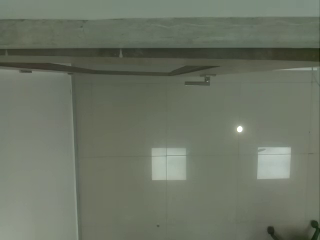
#> input picture frame 29 of api/videos/filename_1.mp4, 320 x 240 px, given in place of video-4.mp4, which was not available
$ jupyter execute --allow-errors 'model tracking-Test Mode.ipynb'   (older library calls are emulated)   (text cells are left out)
#> lines starting #> are read from the running program, lines starting #| are printed output that depends on the picture; after the words box and inside, x2 and y2 are one past the last pixel; in counts of white or black regions, pixels touching at a corner belong together; pictures that were not available may be replaced by others from this repository, and a replacement may not be noted
[cell 1]
## todo fix classes and labels code in detection.py
##tflite tends to give garbage classes to null detections

[cell 2]
import os
from streamutils import *
from matplotlib import pyplot as plt

def adjust_gamma(image, gamma=1.0):
	# build a lookup table mapping the pixel values [0, 255] to
	# their adjusted gamma values
	invGamma = 1.0 / gamma
	table = np.array([((i / 255.0) ** invGamma) * 255
		for i in np.arange(0, 256)]).astype("uint8")
	# apply gamma correction using the lookup table
	return cv2.LUT(image, table)

def anonymize_face_pixelate(image, blocks=3):
	# divide the input image into NxN blocks
	(h, w) = image.shape[:2]
	xSteps = np.linspace(0, w, blocks + 1, dtype="int")
	ySteps = np.linspace(0, h, blocks + 1, dtype="int")
	# loop over the blocks in both the x and y direction
	for i in range(1, len(ySteps)):
		for j in range(1, len(xSteps)):
			# compute the starting and ending (x, y)-coordinates
			# for the current block
			startX = xSteps[j - 1]
			startY = ySteps[i - 1]
			endX = xSteps[j]
			endY = ySteps[i]
			# extract the ROI using NumPy array slicing, compute the
			# mean of the ROI, and then draw a rectangle with the
			# mean RGB values over the ROI in the original image
			roi = image[startY:endY, startX:endX]
			(B, G, R) = [int(x) for x in cv2.mean(roi)[:3]]
			cv2.rectangle(image, (startX, startY), (endX, endY),
				(B, G, R), -1)
	# return the pixelated blurred image
	return image


def streaming():

    config=readConfig()
    DB().createDB()

    model_kwargs=dict(config['model'])

    record=config['video']['record']
    draw=config['video']['draw']
    display=config['video']['display']
    test=config['video']['test']
    color=config['image']['color']


    #test_video=config['video']['test_video'] if test is not None else None
    test_video=config['video']['test_video'] if test else None

    schedule.every().second.do(DB().limitDB,config['db']['max_days'])

    track,detection=True,True
    if not draw:
        track,detection=False,False

    #initialize model detection
    if detection:
        det=Detection()
        det.load_model(**model_kwargs)
        resolution=det.resolution

        if track:
            motrk=MotionTracker(config['motion']['frequency'])
            trk=Tracking(resolution)

    if record:
        vid,output_path=recorder(test_video,model_kwargs['model_path'],resolution)


    for frame,fps in stream_video(test_video,resolution):
        config=readConfig()
        det_kwargs=dict(config['detection'])
        counter_kwargs=dict(config['counter'])
        track_kwargs=dict(config['tracking'])


        frame,image=det.transform_image(frame,resolution,color)


        if detection:
            if not motrk.check_count():


                    results=det.model_inference(image)

                    results=det.filter_boxes(results,**det_kwargs)

                    results=det.scale_boxes(results,resolution)

                    if config['motion']['frequency']>0:
                        motrk.start_trackers(image,results[0])

            else:

                results=motrk.update_trackers(image)


        if detection and track:

            trk.track_objects(results[0],counter_kwargs['line_points'],**track_kwargs)


            (on_update,output_data)=trk.update_counter(config['location']['capacity'],counter_kwargs['entrance'],
                                                       counter_kwargs['minutes_inactive'],
                               counter_kwargs['percent_cap'],counter_kwargs['min_wait_time'],counter_kwargs['max_wait_time'],
                               counter_kwargs['reset'])

            if on_update:

                DB().writeDbData(output_data)


        #if fps is not None:
        #    fps.stop()
        #    curr_fps=round(fps.fps(),2)
        apply_filter=True
        if apply_filter:
            frame=cv2.cvtColor(frame,cv2.COLOR_BGR2GRAY)
            frame=1-frame
            frame=adjust_gamma(frame,gamma=0.6)
            #frame=anonymize_face_pixelate(frame,110)
            frame = cv2.cvtColor(frame, cv2.COLOR_GRAY2BGR)


        if record or display:
            frame=det.draw_boxes(frame,results,det.labels)

            if track:
                frame=trk.draw_tracking(frame)

            if record:
                vid.write(frame)

            if display:
                cv2.imshow('imgs',frame)

        if cv2.waitKey(1) == ord('q'):break

        schedule.run_pending()

    if record:
        vid.release()

        output_split=os.path.splitext(output_path)
        new_output_path='{}_{:.1f}{}'.format(output_split[0],fps.fps(),output_split[-1])
        os.rename(output_path,new_output_path)


    cv2.destroyAllWindows()


streaming()
#> (the call stopped at in streaming, `config=readConfig()`: db is not available in this run)

[cell 3]
import numpy as np
import cv2
def anonymize_face_pixelate(image, blocks=3):
	# divide the input image into NxN blocks
	(h, w) = image.shape[:2]
	xSteps = np.linspace(0, w, blocks + 1, dtype="int")
	ySteps = np.linspace(0, h, blocks + 1, dtype="int")
	# loop over the blocks in both the x and y direction
	for i in range(1, len(ySteps)):
		for j in range(1, len(xSteps)):
			# compute the starting and ending (x, y)-coordinates
			# for the current block
			startX = xSteps[j - 1]
			startY = ySteps[i - 1]
			endX = xSteps[j]
			endY = ySteps[i]
			# extract the ROI using NumPy array slicing, compute the
			# mean of the ROI, and then draw a rectangle with the
			# mean RGB values over the ROI in the original image
			roi = image[startY:endY, startX:endX]
			(B, G, R) = [int(x) for x in cv2.mean(roi)[:3]]
			cv2.rectangle(image, (startX, startY), (endX, endY),
				(B, G, R), -1)
	# return the pixelated blurred image
	return image

def adjust_gamma(image, gamma=1.0):
	# build a lookup table mapping the pixel values [0, 255] to
	# their adjusted gamma values
	invGamma = 1.0 / gamma
	table = np.array([((i / 255.0) ** invGamma) * 255
		for i in np.arange(0, 256)]).astype("uint8")
	# apply gamma correction using the lookup table
	return cv2.LUT(image, table)


cap = cv2.VideoCapture('videos/video-4.mp4')

kernel = cv2.getStructuringElement(cv2.MORPH_ELLIPSE,(3,3))
fgbg = cv2.createBackgroundSubtractorMOG2()

while(1):
    ret, frame = cap.read()
#> frame is the input picture: shape (240, 320, 3); mean B, G, R 100.4, 115.3, 108


    edges = cv2.Canny(frame,50,200)
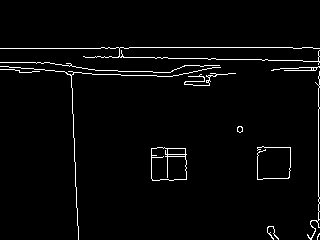
#> edges: shape (240, 320); 2.7% white in thin lines or dots, all inside (x1, y1, x2, y2) = (0, 47, 320, 240)
    gray=cv2.cvtColor(frame,cv2.COLOR_BGR2GRAY)

    #sobelx = cv2.Laplacian(gray,cv2.CV_64F)
    #sobelx =cv2.Sobel(gray,cv2.CV_64F,1,0,ksize=1)


    anonymous=anonymize_face_pixelate(gray.copy(),50)
#> after the loop in anonymize_face_pixelate, `for i in range(1, len(ySteps)):`:
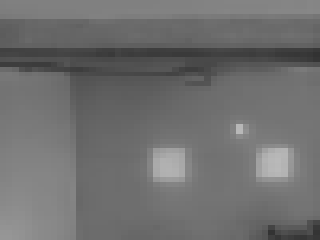
#> image: shape (240, 320); min 50, max 185, mean 110.9


    fgmask = fgbg.apply(frame)
#> fgmask: shape (240, 320); every value is 127
    fgmask = cv2.morphologyEx(fgmask, cv2.MORPH_OPEN, kernel)

    #fgmask=gray+edges


    fgmask=1-gray
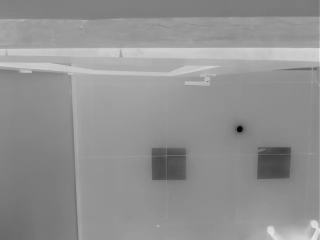
#> fgmask: shape (240, 320); min 2, max 232, mean 145.6
    fgmask=adjust_gamma(fgmask,gamma=0.5)
#> in adjust_gamma, `return cv2.LUT(image, table)`:
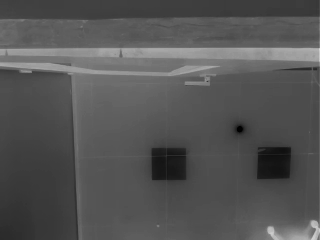
#> returned value: shape (240, 320); min 0, max 211, mean 84.5
    fgmask=anonymize_face_pixelate(fgmask,110)
    #fgmask+=anonymous

    cv2.imshow('frame',fgmask)

    k = cv2.waitKey(30) & 0xff
#> (key q is pressed here)
    if k == 27:
        break

cap.release()
cv2.destroyAllWindows()

[cell 4]
def adjust_gamma(image, gamma=1.0):
	# build a lookup table mapping the pixel values [0, 255] to
	# their adjusted gamma values
	invGamma = 1.0 / gamma
	table = np.array([((i / 255.0) ** invGamma) * 255
		for i in np.arange(0, 256)]).astype("uint8")
	# apply gamma correction using the lookup table
	return cv2.LUT(image, table)


import cv2
import numpy as np
cap = cv2.VideoCapture("videos/video-4.mp4")

ret, frame1 = cap.read()
prvs = cv2.cvtColor(frame1,cv2.COLOR_BGR2GRAY)
hsv = np.zeros_like(frame1)
hsv[...,1] = 255

while(1):
    ret, frame2 = cap.read()


    #fgmask=anonymize_face_pixelate(fgmask,110)

    next = cv2.cvtColor(frame2,cv2.COLOR_BGR2GRAY)
    next=1-next
    next=adjust_gamma(next,gamma=0.5)

    flow = cv2.calcOpticalFlowFarneback(prvs,next, None, 0.5, 3, 15, 3, 5, 1.2, 0)

    mag, ang = cv2.cartToPolar(flow[...,0], flow[...,1])
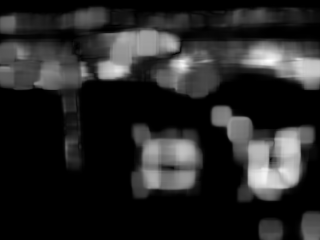
#> mag: shape (240, 320) float32; min 5.39e-19, max 45.79, mean 6.9; drawn with min black and max white
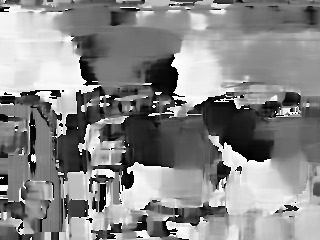
#> ang: shape (240, 320) float32; min 2.07e-05, max 6.28, mean 3.37; drawn with min black and max white
    hsv[...,0] = ang*180/np.pi/2
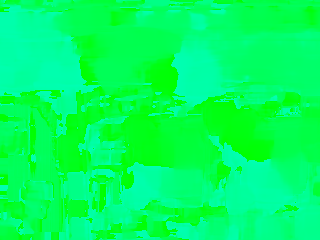
#> hsv: shape (240, 320, 3); mean of channels 0, 1, 2 95.9, 255, 0; drawn as B, G, R
    hsv[...,2] = cv2.normalize(mag,None,0,255,cv2.NORM_MINMAX)
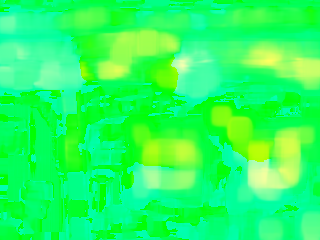
#> hsv: shape (240, 320, 3); mean of channels 0, 1, 2 95.9, 255, 38.3; drawn as B, G, R
    rgb = cv2.cvtColor(hsv,cv2.COLOR_HSV2BGR)
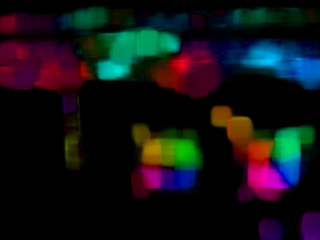
#> rgb: shape (240, 320, 3); mean B, G, R 21.5, 18.3, 18

    rgb=cv2.cvtColor(next,cv2.COLOR_GRAY2BGR)#+rgb

    cv2.imshow('frame2',rgb)
    k = cv2.waitKey(30) & 0xff
#> (key q is pressed here)
    if k == 27:
        break
    elif k == ord('s'):
        cv2.imwrite('opticalfb.png',frame2)
        cv2.imwrite('opticalhsv.png',rgb)
    prvs = next

cap.release()
cv2.destroyAllWindows()

[cell 5]
## For converting mobnet3 to a valid inference graph
2**16

[cell 6]
resolution=(640,480)
angle=0

line_points=[[0, int(2*(resolution[1]/5))-angle],[resolution[0], int(2*(resolution[1]/5))+angle]]
line_points[0][0]=line_points[0][0]/resolution[0]
line_points[0][1]=line_points[0][1]/resolution[1]
line_points[1][0]=line_points[1][0]/resolution[0]
line_points[1][1]=line_points[1][1]/resolution[1]
line_points

#> (a cell that did not finish here is left out)

[cell 8]
68.667/18

[cell 9]
3.81*18

[cell 10]
18/68.667

[cell 11]
ls=[0,1]
for l in zip(ls,ls):
    print(l)

$ run again, starting later in the video
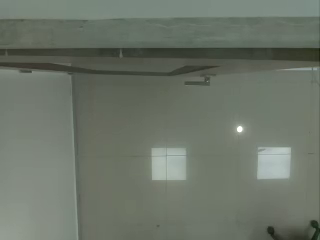
#> input picture frame 134 of api/videos/filename_1.mp4, 320 x 240 px, given in place of video-4.mp4, which was not available
#> frame is the input picture: shape (240, 320, 3); mean B, G, R 104.1, 115.6, 107.8
#> `edges = cv2.Canny(frame,50,200)`:
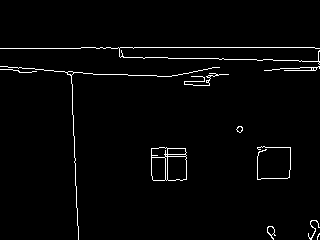
#> edges: shape (240, 320); 2.2% white in thin lines or dots, all inside (x1, y1, x2, y2) = (0, 47, 320, 240)
#> `rgb = cv2.cvtColor(hsv,cv2.COLOR_HSV2BGR)`:
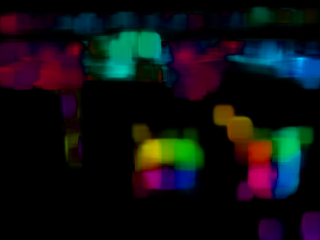
#> rgb: shape (240, 320, 3); mean B, G, R 19, 16.3, 14.5

$ run again, starting later in the video
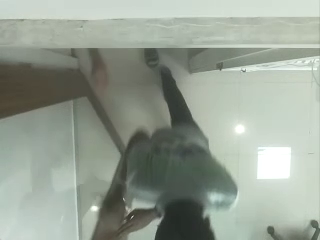
#> input picture frame 238 of api/videos/filename_1.mp4, 320 x 240 px, given in place of video-4.mp4, which was not available
#> frame is the input picture: shape (240, 320, 3); mean B, G, R 148.3, 159.9, 150.8
#> `edges = cv2.Canny(frame,50,200)`:
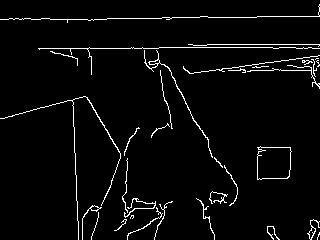
#> edges: shape (240, 320); 3.7% white in thin lines or dots
#> `rgb = cv2.cvtColor(hsv,cv2.COLOR_HSV2BGR)`:
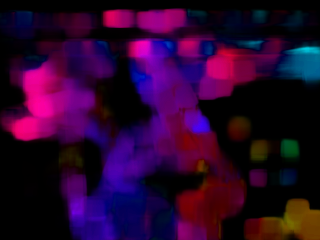
#> rgb: shape (240, 320, 3); mean B, G, R 46, 4.2, 42.4
